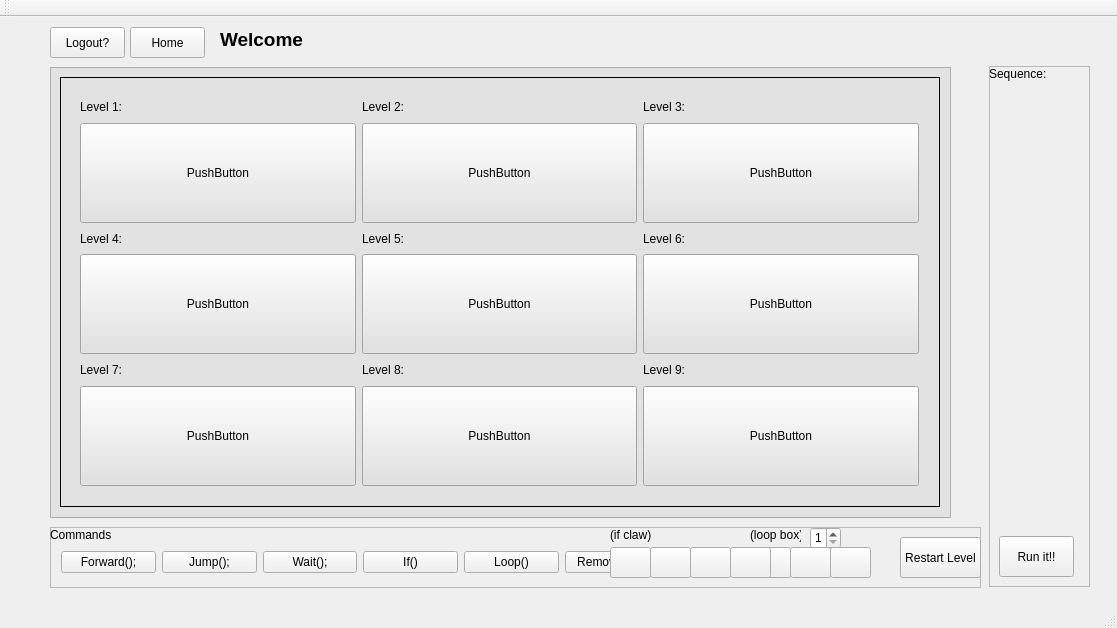
<?xml version="1.0" encoding="UTF-8"?>
<ui version="4.0">
 <class>MainWindow</class>
 <widget class="QMainWindow" name="MainWindow">
  <property name="geometry">
   <rect>
    <x>0</x>
    <y>0</y>
    <width>1117</width>
    <height>628</height>
   </rect>
  </property>
  <property name="windowTitle">
   <string>MainWindow</string>
  </property>
  <widget class="QWidget" name="centralWidget">
   <widget class="QFrame" name="loginFrame">
    <property name="geometry">
     <rect>
      <x>380</x>
      <y>200</y>
      <width>421</width>
      <height>241</height>
     </rect>
    </property>
    <property name="styleSheet">
     <string notr="true"/>
    </property>
    <property name="frameShape">
     <enum>QFrame::StyledPanel</enum>
    </property>
    <property name="frameShadow">
     <enum>QFrame::Raised</enum>
    </property>
    <widget class="QLabel" name="loginFailedLabel">
     <property name="geometry">
      <rect>
       <x>50</x>
       <y>90</y>
       <width>201</width>
       <height>20</height>
      </rect>
     </property>
     <property name="styleSheet">
      <string notr="true">color: rgb(243, 0, 0); qproperty-alignment: AlignCenter;</string>
     </property>
     <property name="text">
      <string>Login failed! Please try again.</string>
     </property>
    </widget>
    <widget class="QPushButton" name="createLoginButton">
     <property name="geometry">
      <rect>
       <x>110</x>
       <y>140</y>
       <width>75</width>
       <height>23</height>
      </rect>
     </property>
     <property name="text">
      <string>Sign up!</string>
     </property>
    </widget>
    <widget class="QLabel" name="createLoginLabel">
     <property name="geometry">
      <rect>
       <x>100</x>
       <y>120</y>
       <width>101</width>
       <height>16</height>
      </rect>
     </property>
     <property name="text">
      <string>Are you a new user?</string>
     </property>
    </widget>
    <widget class="QWidget" name="horizontalLayoutWidget_4">
     <property name="geometry">
      <rect>
       <x>60</x>
       <y>10</y>
       <width>181</width>
       <height>113</height>
      </rect>
     </property>
     <layout class="QHBoxLayout" name="actualLoginLayout">
      <item>
       <layout class="QGridLayout" name="loginLayout">
        <item row="0" column="0">
         <widget class="QLabel" name="usernameLabel">
          <property name="text">
           <string>Username:</string>
          </property>
         </widget>
        </item>
        <item row="1" column="1">
         <widget class="QLineEdit" name="passwordField">
          <property name="echoMode">
           <enum>QLineEdit::Password</enum>
          </property>
         </widget>
        </item>
        <item row="0" column="1">
         <widget class="QLineEdit" name="usernameField"/>
        </item>
        <item row="2" column="1">
         <widget class="QPushButton" name="loginButton">
          <property name="enabled">
           <bool>true</bool>
          </property>
          <property name="text">
           <string>Login</string>
          </property>
         </widget>
        </item>
        <item row="3" column="0">
         <widget class="QLabel" name="label_4">
          <property name="text">
           <string/>
          </property>
         </widget>
        </item>
        <item row="3" column="1">
         <widget class="QLabel" name="label_3">
          <property name="text">
           <string/>
          </property>
         </widget>
        </item>
        <item row="1" column="0">
         <widget class="QLabel" name="passwordLabel">
          <property name="text">
           <string>Password:</string>
          </property>
         </widget>
        </item>
       </layout>
      </item>
     </layout>
    </widget>
    <widget class="QWidget" name="layoutWidget">
     <property name="geometry">
      <rect>
       <x>250</x>
       <y>10</y>
       <width>172</width>
       <height>111</height>
      </rect>
     </property>
     <layout class="QGridLayout" name="createLayout">
      <property name="verticalSpacing">
       <number>6</number>
      </property>
      <item row="1" column="1">
       <widget class="QLineEdit" name="lastNameField">
        <property name="echoMode">
         <enum>QLineEdit::Normal</enum>
        </property>
       </widget>
      </item>
      <item row="2" column="0">
       <widget class="QLabel" name="instructorLabel">
        <property name="text">
         <string>Instructor?</string>
        </property>
       </widget>
      </item>
      <item row="3" column="0">
       <widget class="QLabel" name="instructorNameLabel">
        <property name="text">
         <string>Instructor:</string>
        </property>
       </widget>
      </item>
      <item row="1" column="0">
       <widget class="QLabel" name="lastNameLabel">
        <property name="text">
         <string>Last name:</string>
        </property>
       </widget>
      </item>
      <item row="3" column="1">
       <widget class="QLineEdit" name="instructorNameField">
        <property name="echoMode">
         <enum>QLineEdit::Normal</enum>
        </property>
       </widget>
      </item>
      <item row="2" column="1">
       <layout class="QHBoxLayout" name="yesNoLayout">
        <property name="spacing">
         <number>6</number>
        </property>
        <item>
         <widget class="QCheckBox" name="yesBox">
          <property name="text">
           <string>Yes</string>
          </property>
         </widget>
        </item>
        <item>
         <widget class="QCheckBox" name="noBox">
          <property name="text">
           <string>No</string>
          </property>
         </widget>
        </item>
       </layout>
      </item>
      <item row="0" column="1">
       <widget class="QLineEdit" name="firstNameField"/>
      </item>
      <item row="0" column="0">
       <widget class="QLabel" name="firstNameLabel">
        <property name="text">
         <string>First name:</string>
        </property>
       </widget>
      </item>
     </layout>
    </widget>
    <widget class="QPushButton" name="signUpFinalButton">
     <property name="geometry">
      <rect>
       <x>260</x>
       <y>130</y>
       <width>61</width>
       <height>23</height>
      </rect>
     </property>
     <property name="text">
      <string>Sign Up</string>
     </property>
    </widget>
    <widget class="QPushButton" name="cancelButton">
     <property name="geometry">
      <rect>
       <x>330</x>
       <y>130</y>
       <width>61</width>
       <height>23</height>
      </rect>
     </property>
     <property name="text">
      <string>Cancel</string>
     </property>
    </widget>
   </widget>
   <widget class="QFrame" name="commandFrame">
    <property name="enabled">
     <bool>true</bool>
    </property>
    <property name="geometry">
     <rect>
      <x>50</x>
      <y>510</y>
      <width>931</width>
      <height>61</height>
     </rect>
    </property>
    <property name="styleSheet">
     <string notr="true"/>
    </property>
    <property name="frameShape">
     <enum>QFrame::StyledPanel</enum>
    </property>
    <property name="frameShadow">
     <enum>QFrame::Raised</enum>
    </property>
    <widget class="QWidget" name="horizontalLayoutWidget">
     <property name="geometry">
      <rect>
       <x>0</x>
       <y>10</y>
       <width>621</width>
       <height>51</height>
      </rect>
     </property>
     <layout class="QHBoxLayout" name="commandLayout">
      <item>
       <widget class="QPushButton" name="forwardButton">
        <property name="text">
         <string>Forward();</string>
        </property>
        <property name="icon">
         <iconset resource="icons.qrc">
          <normaloff>:/icons/icons/forwardIcon.ico</normaloff>:/icons/icons/forwardIcon.ico</iconset>
        </property>
        <property name="iconSize">
         <size>
          <width>25</width>
          <height>25</height>
         </size>
        </property>
       </widget>
      </item>
      <item>
       <widget class="QPushButton" name="jumpButton">
        <property name="text">
         <string>Jump();</string>
        </property>
        <property name="icon">
         <iconset resource="icons.qrc">
          <normaloff>:/icons/icons/jumpIcon.ico</normaloff>:/icons/icons/jumpIcon.ico</iconset>
        </property>
        <property name="iconSize">
         <size>
          <width>25</width>
          <height>25</height>
         </size>
        </property>
       </widget>
      </item>
      <item>
       <widget class="QPushButton" name="waitButton">
        <property name="text">
         <string>Wait();</string>
        </property>
        <property name="icon">
         <iconset resource="icons.qrc">
          <normaloff>:/icons/icons/waitIcon.ico</normaloff>:/icons/icons/waitIcon.ico</iconset>
        </property>
        <property name="iconSize">
         <size>
          <width>25</width>
          <height>25</height>
         </size>
        </property>
       </widget>
      </item>
      <item>
       <widget class="QPushButton" name="ifButton">
        <property name="text">
         <string>If()</string>
        </property>
        <property name="icon">
         <iconset resource="icons.qrc">
          <normaloff>:/icons/icons/ifIcon.ico</normaloff>:/icons/icons/ifIcon.ico</iconset>
        </property>
        <property name="iconSize">
         <size>
          <width>25</width>
          <height>25</height>
         </size>
        </property>
       </widget>
      </item>
      <item>
       <widget class="QPushButton" name="loopButton">
        <property name="text">
         <string>Loop()</string>
        </property>
        <property name="icon">
         <iconset resource="icons.qrc">
          <normaloff>:/icons/icons/loopIcon.ico</normaloff>:/icons/icons/loopIcon.ico</iconset>
        </property>
        <property name="iconSize">
         <size>
          <width>25</width>
          <height>25</height>
         </size>
        </property>
       </widget>
      </item>
      <item>
       <widget class="QPushButton" name="removeButton">
        <property name="text">
         <string>Remove Last</string>
        </property>
        <property name="icon">
         <iconset resource="icons.qrc">
          <normaloff>:/icons/icons/removeLastIcon.ico</normaloff>:/icons/icons/removeLastIcon.ico</iconset>
        </property>
        <property name="iconSize">
         <size>
          <width>25</width>
          <height>25</height>
         </size>
        </property>
       </widget>
      </item>
     </layout>
    </widget>
    <widget class="QLabel" name="commandsLabel">
     <property name="geometry">
      <rect>
       <x>0</x>
       <y>0</y>
       <width>61</width>
       <height>16</height>
      </rect>
     </property>
     <property name="text">
      <string>Commands:</string>
     </property>
    </widget>
    <widget class="QLabel" name="label">
     <property name="geometry">
      <rect>
       <x>560</x>
       <y>0</y>
       <width>41</width>
       <height>16</height>
      </rect>
     </property>
     <property name="text">
      <string>(if claw)</string>
     </property>
    </widget>
    <widget class="QLabel" name="label_2">
     <property name="geometry">
      <rect>
       <x>700</x>
       <y>0</y>
       <width>51</width>
       <height>16</height>
      </rect>
     </property>
     <property name="text">
      <string>(loop box)</string>
     </property>
    </widget>
    <widget class="QPushButton" name="if1">
     <property name="geometry">
      <rect>
       <x>560</x>
       <y>20</y>
       <width>41</width>
       <height>31</height>
      </rect>
     </property>
     <property name="text">
      <string/>
     </property>
    </widget>
    <widget class="QPushButton" name="if2">
     <property name="geometry">
      <rect>
       <x>640</x>
       <y>20</y>
       <width>41</width>
       <height>31</height>
      </rect>
     </property>
     <property name="text">
      <string/>
     </property>
    </widget>
    <widget class="QPushButton" name="loop1">
     <property name="geometry">
      <rect>
       <x>700</x>
       <y>20</y>
       <width>41</width>
       <height>31</height>
      </rect>
     </property>
     <property name="text">
      <string/>
     </property>
    </widget>
    <widget class="QPushButton" name="loop2">
     <property name="geometry">
      <rect>
       <x>740</x>
       <y>20</y>
       <width>41</width>
       <height>31</height>
      </rect>
     </property>
     <property name="text">
      <string/>
     </property>
    </widget>
    <widget class="QPushButton" name="loop3">
     <property name="geometry">
      <rect>
       <x>780</x>
       <y>20</y>
       <width>41</width>
       <height>31</height>
      </rect>
     </property>
     <property name="text">
      <string/>
     </property>
    </widget>
    <widget class="QSpinBox" name="loopSpinBox">
     <property name="geometry">
      <rect>
       <x>760</x>
       <y>0</y>
       <width>31</width>
       <height>22</height>
      </rect>
     </property>
     <property name="minimum">
      <number>1</number>
     </property>
     <property name="maximum">
      <number>4</number>
     </property>
    </widget>
    <widget class="QPushButton" name="restartButton">
     <property name="geometry">
      <rect>
       <x>850</x>
       <y>10</y>
       <width>81</width>
       <height>41</height>
      </rect>
     </property>
     <property name="text">
      <string>Restart Level</string>
     </property>
    </widget>
    <widget class="QPushButton" name="if12">
     <property name="geometry">
      <rect>
       <x>600</x>
       <y>20</y>
       <width>41</width>
       <height>31</height>
      </rect>
     </property>
     <property name="text">
      <string/>
     </property>
    </widget>
    <widget class="QPushButton" name="if22">
     <property name="geometry">
      <rect>
       <x>680</x>
       <y>20</y>
       <width>41</width>
       <height>31</height>
      </rect>
     </property>
     <property name="text">
      <string/>
     </property>
    </widget>
   </widget>
   <widget class="QPushButton" name="logoutButton">
    <property name="geometry">
     <rect>
      <x>50</x>
      <y>10</y>
      <width>75</width>
      <height>31</height>
     </rect>
    </property>
    <property name="text">
     <string>Logout?</string>
    </property>
   </widget>
   <widget class="QFrame" name="levelFrame">
    <property name="geometry">
     <rect>
      <x>60</x>
      <y>60</y>
      <width>880</width>
      <height>430</height>
     </rect>
    </property>
    <property name="styleSheet">
     <string notr="true">background: rgb(226, 226, 226)</string>
    </property>
    <property name="frameShape">
     <enum>QFrame::Box</enum>
    </property>
    <property name="frameShadow">
     <enum>QFrame::Plain</enum>
    </property>
    <widget class="QWidget" name="gridLayoutWidget_2">
     <property name="geometry">
      <rect>
       <x>9</x>
       <y>9</y>
       <width>861</width>
       <height>411</height>
      </rect>
     </property>
     <layout class="QGridLayout" name="levelLayout">
      <item row="0" column="2">
       <layout class="QVBoxLayout" name="level3Layout">
        <item>
         <widget class="QLabel" name="level3Label">
          <property name="styleSheet">
           <string notr="true">qproperty-alignment: AlignCenter;</string>
          </property>
          <property name="text">
           <string>Level 3:</string>
          </property>
         </widget>
        </item>
        <item>
         <widget class="QPushButton" name="level3Button">
          <property name="minimumSize">
           <size>
            <width>0</width>
            <height>100</height>
           </size>
          </property>
          <property name="text">
           <string>PushButton</string>
          </property>
         </widget>
        </item>
       </layout>
      </item>
      <item row="2" column="0">
       <layout class="QVBoxLayout" name="level7Layout">
        <item>
         <widget class="QLabel" name="level7Label">
          <property name="styleSheet">
           <string notr="true">qproperty-alignment: AlignCenter;</string>
          </property>
          <property name="text">
           <string>Level 7:</string>
          </property>
         </widget>
        </item>
        <item>
         <widget class="QPushButton" name="level7Button">
          <property name="minimumSize">
           <size>
            <width>0</width>
            <height>100</height>
           </size>
          </property>
          <property name="text">
           <string>PushButton</string>
          </property>
         </widget>
        </item>
       </layout>
      </item>
      <item row="0" column="1">
       <layout class="QVBoxLayout" name="level2Layout">
        <item>
         <widget class="QLabel" name="level2Label">
          <property name="styleSheet">
           <string notr="true">qproperty-alignment: AlignCenter;</string>
          </property>
          <property name="text">
           <string>Level 2:</string>
          </property>
         </widget>
        </item>
        <item>
         <widget class="QPushButton" name="level2Button">
          <property name="minimumSize">
           <size>
            <width>0</width>
            <height>100</height>
           </size>
          </property>
          <property name="text">
           <string>PushButton</string>
          </property>
         </widget>
        </item>
       </layout>
      </item>
      <item row="1" column="0">
       <layout class="QVBoxLayout" name="level4Layout">
        <item>
         <widget class="QLabel" name="level4Label">
          <property name="styleSheet">
           <string notr="true">qproperty-alignment: AlignCenter;</string>
          </property>
          <property name="text">
           <string>Level 4:</string>
          </property>
         </widget>
        </item>
        <item>
         <widget class="QPushButton" name="level4Button">
          <property name="minimumSize">
           <size>
            <width>0</width>
            <height>100</height>
           </size>
          </property>
          <property name="text">
           <string>PushButton</string>
          </property>
         </widget>
        </item>
       </layout>
      </item>
      <item row="0" column="0">
       <layout class="QVBoxLayout" name="level1Layout">
        <item>
         <widget class="QLabel" name="level1Label">
          <property name="styleSheet">
           <string notr="true">qproperty-alignment: AlignCenter;</string>
          </property>
          <property name="text">
           <string>Level 1:</string>
          </property>
         </widget>
        </item>
        <item>
         <widget class="QPushButton" name="level1Button">
          <property name="minimumSize">
           <size>
            <width>0</width>
            <height>100</height>
           </size>
          </property>
          <property name="text">
           <string>PushButton</string>
          </property>
         </widget>
        </item>
       </layout>
      </item>
      <item row="1" column="1">
       <layout class="QVBoxLayout" name="level5Layout">
        <item>
         <widget class="QLabel" name="level5Label">
          <property name="styleSheet">
           <string notr="true">qproperty-alignment: AlignCenter;</string>
          </property>
          <property name="text">
           <string>Level 5:</string>
          </property>
         </widget>
        </item>
        <item>
         <widget class="QPushButton" name="level5Button">
          <property name="minimumSize">
           <size>
            <width>0</width>
            <height>100</height>
           </size>
          </property>
          <property name="text">
           <string>PushButton</string>
          </property>
         </widget>
        </item>
       </layout>
      </item>
      <item row="1" column="2">
       <layout class="QVBoxLayout" name="level6Layout">
        <item>
         <widget class="QLabel" name="level6Label">
          <property name="styleSheet">
           <string notr="true">qproperty-alignment: AlignCenter;</string>
          </property>
          <property name="text">
           <string>Level 6:</string>
          </property>
         </widget>
        </item>
        <item>
         <widget class="QPushButton" name="level6Button">
          <property name="minimumSize">
           <size>
            <width>0</width>
            <height>100</height>
           </size>
          </property>
          <property name="text">
           <string>PushButton</string>
          </property>
         </widget>
        </item>
       </layout>
      </item>
      <item row="2" column="2">
       <layout class="QVBoxLayout" name="level9Layout">
        <item>
         <widget class="QLabel" name="level9Label">
          <property name="styleSheet">
           <string notr="true">qproperty-alignment: AlignCenter;</string>
          </property>
          <property name="text">
           <string>Level 9:</string>
          </property>
         </widget>
        </item>
        <item>
         <widget class="QPushButton" name="level9Button">
          <property name="minimumSize">
           <size>
            <width>0</width>
            <height>100</height>
           </size>
          </property>
          <property name="text">
           <string>PushButton</string>
          </property>
         </widget>
        </item>
       </layout>
      </item>
      <item row="2" column="1">
       <layout class="QVBoxLayout" name="level8Layout">
        <item>
         <widget class="QLabel" name="level8Label">
          <property name="styleSheet">
           <string notr="true">qproperty-alignment: AlignCenter;</string>
          </property>
          <property name="text">
           <string>Level 8:</string>
          </property>
         </widget>
        </item>
        <item>
         <widget class="QPushButton" name="level8Button">
          <property name="minimumSize">
           <size>
            <width>0</width>
            <height>100</height>
           </size>
          </property>
          <property name="text">
           <string>PushButton</string>
          </property>
         </widget>
        </item>
       </layout>
      </item>
     </layout>
    </widget>
   </widget>
   <widget class="QLabel" name="userStatsLabel">
    <property name="geometry">
     <rect>
      <x>220</x>
      <y>12</y>
      <width>851</width>
      <height>21</height>
     </rect>
    </property>
    <property name="font">
     <font>
      <pointsize>14</pointsize>
      <weight>75</weight>
      <bold>true</bold>
     </font>
    </property>
    <property name="text">
     <string>Welcome</string>
    </property>
   </widget>
   <widget class="QFrame" name="sequenceFrame">
    <property name="geometry">
     <rect>
      <x>989</x>
      <y>49</y>
      <width>101</width>
      <height>521</height>
     </rect>
    </property>
    <property name="frameShape">
     <enum>QFrame::StyledPanel</enum>
    </property>
    <property name="frameShadow">
     <enum>QFrame::Raised</enum>
    </property>
    <widget class="QWidget" name="verticalLayoutWidget">
     <property name="geometry">
      <rect>
       <x>0</x>
       <y>20</y>
       <width>101</width>
       <height>431</height>
      </rect>
     </property>
     <layout class="QVBoxLayout" name="sequenceLayout"/>
    </widget>
    <widget class="QPushButton" name="runButton">
     <property name="geometry">
      <rect>
       <x>10</x>
       <y>470</y>
       <width>75</width>
       <height>41</height>
      </rect>
     </property>
     <property name="text">
      <string>Run it!!</string>
     </property>
    </widget>
    <widget class="QLabel" name="sequenceLabel">
     <property name="geometry">
      <rect>
       <x>0</x>
       <y>0</y>
       <width>61</width>
       <height>16</height>
      </rect>
     </property>
     <property name="text">
      <string>Sequence:</string>
     </property>
    </widget>
   </widget>
   <widget class="QFrame" name="scoreFrame">
    <property name="geometry">
     <rect>
      <x>50</x>
      <y>50</y>
      <width>901</width>
      <height>451</height>
     </rect>
    </property>
    <property name="styleSheet">
     <string notr="true">background: rgb(226, 226, 226)</string>
    </property>
    <property name="frameShape">
     <enum>QFrame::StyledPanel</enum>
    </property>
    <property name="frameShadow">
     <enum>QFrame::Raised</enum>
    </property>
    <widget class="QFrame" name="scoreGrid">
     <property name="geometry">
      <rect>
       <x>280</x>
       <y>120</y>
       <width>311</width>
       <height>231</height>
      </rect>
     </property>
     <property name="frameShape">
      <enum>QFrame::StyledPanel</enum>
     </property>
     <property name="frameShadow">
      <enum>QFrame::Raised</enum>
     </property>
     <widget class="QWidget" name="gridLayoutWidget_3">
      <property name="geometry">
       <rect>
        <x>20</x>
        <y>10</y>
        <width>271</width>
        <height>191</height>
       </rect>
      </property>
      <layout class="QGridLayout" name="scoreLayout">
       <property name="spacing">
        <number>6</number>
       </property>
       <item row="1" column="1">
        <widget class="QLabel" name="scoreValue">
         <property name="font">
          <font>
           <pointsize>14</pointsize>
           <weight>75</weight>
           <bold>true</bold>
          </font>
         </property>
         <property name="frameShape">
          <enum>QFrame::NoFrame</enum>
         </property>
         <property name="text">
          <string/>
         </property>
        </widget>
       </item>
       <item row="2" column="1">
        <widget class="QLabel" name="highschoolValue">
         <property name="font">
          <font>
           <pointsize>14</pointsize>
           <weight>75</weight>
           <bold>true</bold>
          </font>
         </property>
         <property name="frameShape">
          <enum>QFrame::NoFrame</enum>
         </property>
         <property name="lineWidth">
          <number>1</number>
         </property>
         <property name="text">
          <string/>
         </property>
        </widget>
       </item>
       <item row="3" column="1">
        <widget class="QPushButton" name="continueButton">
         <property name="text">
          <string>Continue</string>
         </property>
        </widget>
       </item>
       <item row="2" column="0">
        <widget class="QLabel" name="highscoreLabel">
         <property name="font">
          <font>
           <pointsize>14</pointsize>
           <weight>75</weight>
           <bold>true</bold>
          </font>
         </property>
         <property name="text">
          <string>Highscore:</string>
         </property>
         <property name="alignment">
          <set>Qt::AlignRight|Qt::AlignTrailing|Qt::AlignVCenter</set>
         </property>
        </widget>
       </item>
       <item row="1" column="0">
        <widget class="QLabel" name="scoreLabel">
         <property name="font">
          <font>
           <pointsize>14</pointsize>
           <weight>75</weight>
           <bold>true</bold>
          </font>
         </property>
         <property name="text">
          <string>Score:</string>
         </property>
         <property name="alignment">
          <set>Qt::AlignRight|Qt::AlignTrailing|Qt::AlignVCenter</set>
         </property>
        </widget>
       </item>
      </layout>
     </widget>
    </widget>
   </widget>
   <widget class="QPushButton" name="homeButton">
    <property name="geometry">
     <rect>
      <x>130</x>
      <y>10</y>
      <width>75</width>
      <height>31</height>
     </rect>
    </property>
    <property name="text">
     <string>Home</string>
    </property>
   </widget>
   <zorder>commandFrame</zorder>
   <zorder>logoutButton</zorder>
   <zorder>userStatsLabel</zorder>
   <zorder>sequenceFrame</zorder>
   <zorder>homeButton</zorder>
   <zorder>scoreFrame</zorder>
   <zorder>loginFrame</zorder>
   <zorder>levelFrame</zorder>
  </widget>
  <widget class="QMenuBar" name="menuBar">
   <property name="geometry">
    <rect>
     <x>0</x>
     <y>0</y>
     <width>1117</width>
     <height>26</height>
    </rect>
   </property>
  </widget>
  <widget class="QToolBar" name="mainToolBar">
   <attribute name="toolBarArea">
    <enum>TopToolBarArea</enum>
   </attribute>
   <attribute name="toolBarBreak">
    <bool>false</bool>
   </attribute>
  </widget>
  <widget class="QStatusBar" name="statusBar"/>
 </widget>
 <layoutdefault spacing="6" margin="11"/>
 <resources>
  <include location="icons.qrc"/>
 </resources>
 <connections/>
</ui>
